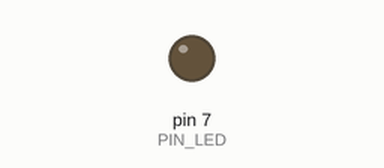
A sketch run on a simulated Arduino Uno, built with avr-gcc and run on an emulated ATmega328P. Parts: output pins drawn as LEDs (lit = HIGH).

Above: at 0.1 s.
At 3.1 s:
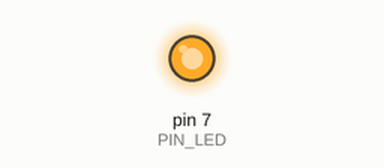
Timing chart, 0 to 4.6 s (numbered marks = the images above):
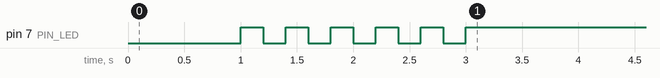

The sketch:

LED_breadboard.ino
```cpp
#define PIN_LED 7 //PIN_LED를 7로 정의(7핀에 LED 꽂았으니까)
unsigned int toggle; //toggle 변수 선언

//연결된 LED가 깜빡여야함
void setup() {
  pinMode(PIN_LED, OUTPUT); //PIN_LED를 output으로 할거다
  Serial.begin(115200); //serial은 115200으로 초기화함
  while(!Serial){ //이건 뭐지
    ;
  }
  toggle = 0; //처음 한 번 LED켜기
  delay(1000); //1초동안 LED 켜기
  toggle = 1; //toggle 0으로 초기화 == 얘 입장에서는 (1 == 0)
  digitalWrite(PIN_LED, toggle);  //핀에 출력 내보내기

  for(int i = 0; i<5; i++){ //for문 이용
     toggle = 1; //LOW, HIGH이용해서 할 수도 있긴 함
     digitalWrite(PIN_LED, toggle);
     delay(200); //1초에 5번 깜빡이기
     toggle = 0;
     digitalWrite(PIN_LED, toggle);
     delay(200);
    }
  toggle = 1; //LED끄기
  digitalWrite(PIN_LED, toggle); //상태 그대로 출력
}

void loop() {
;
}
```
